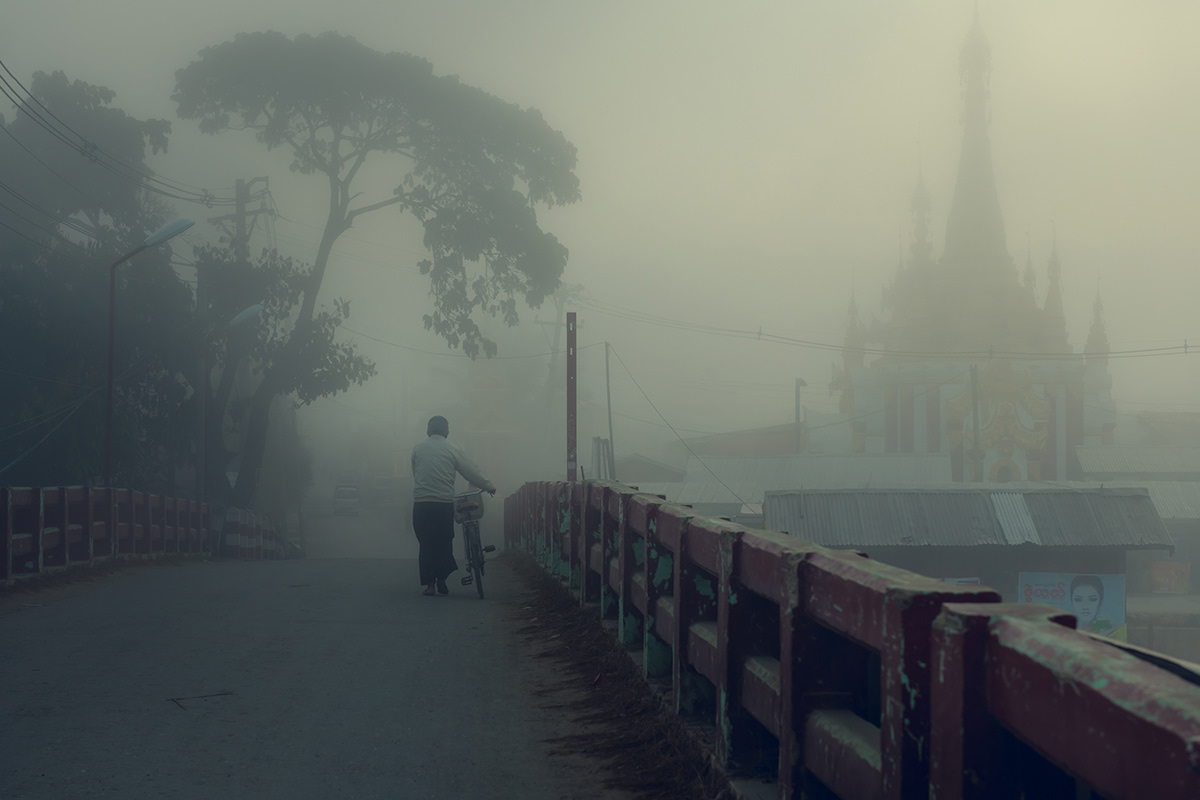
#> input picture filters-application/foggy.jpg, 1200 x 800 px; the run also reads 1 picture not shown here
$ python identificando-e-contando-objetos.py   (older library calls are emulated)
#> lines starting #> are read from the running program, lines starting #| are printed output that depends on the picture; after the words box and inside, x2 and y2 are one past the last pixel; in counts of white or black regions, pixels touching at a corner belong together
import numpy as np
import cv2
import mahotas

#Função para facilitar a escrita nas imagem
def escreve(img, texto, cor=(255,0,0)):
    fonte = cv2.FONT_HERSHEY_SIMPLEX
    cv2.putText(img, texto, (10,20), fonte, 0.5, cor, 0,
    cv2.LINE_AA)

# -------------------------------------------------------------------------------

foggy = cv2.imread('foggy.jpg')
#> foggy is the input picture: shape (800, 1200, 3); mean B, G, R 103, 108.5, 102.4
proportion1 = 900.0 / foggy.shape[1]
#> proportion1 = 0.75
new_size2 = (900, int(foggy.shape[0] * proportion1))
#> new_size2 = (900, 600)
foggy = cv2.resize(foggy, new_size2, interpolation = cv2.INTER_AREA)
#> foggy: shape (600, 900, 3)

night = cv2.imread('night.jpg')
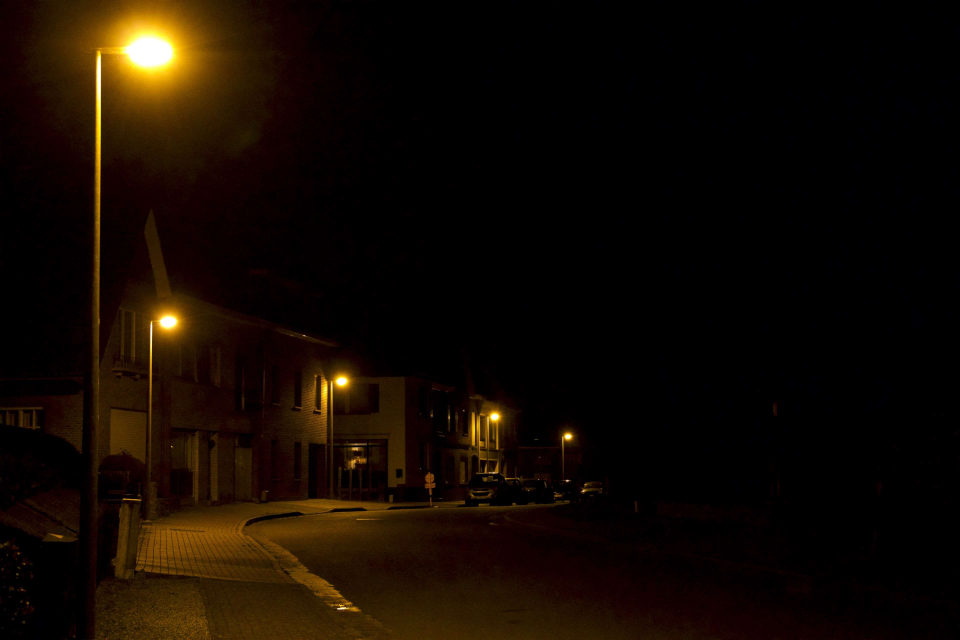
#> input picture filters-application/night.jpg, 3840 x 2560 px (shown at 1/4 size)
#> night is the input picture: shape (2560, 3840, 3); mean B, G, R 1.8, 9.7, 18.8
proportion2 = 900.0 / night.shape[1]
#> proportion2 = 0.234
new_size2 = (900, int(night.shape[0] * proportion2))
night = cv2.resize(night, new_size2, interpolation = cv2.INTER_AREA)
#> night: shape (600, 900, 3)

rainy = cv2.imread('rainy.jpg')
proportion3 = 900.0 / rainy.shape[1]
#> proportion3 = 0.113
new_size2 = (900, int(rainy.shape[0] * proportion3))
rainy = cv2.resize(rainy, new_size2, interpolation = cv2.INTER_AREA)
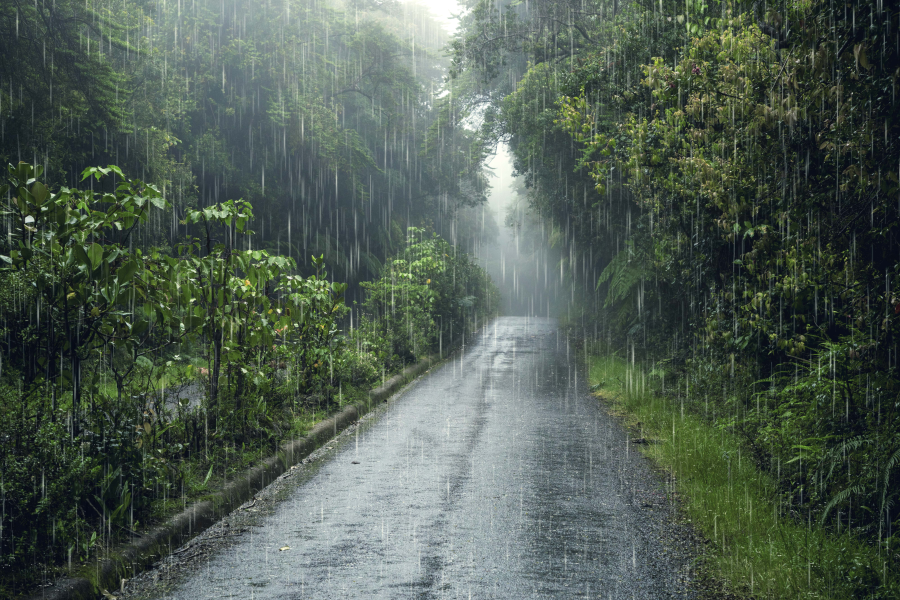
#> rainy: shape (600, 900, 3); mean of channels 0, 1, 2 82.7, 92.9, 80; drawn as B, G, R

# -------------------------------------------------------------------------------

#Passo 1: Conversão para tons de cinza
img = cv2.cvtColor(night, cv2.COLOR_BGR2GRAY)

#Passo 2: Blur/Suavização da imagem
suave = cv2.blur(img, (7, 7))

#Passo 3: Binarização resultando em pixels brancos e pretos
T = mahotas.thresholding.otsu(suave)
#> T = 50
bin = suave.copy()
bin[bin > T] = 255
#> bin: shape (600, 900); min 0, max 255, mean 20.3
bin[bin < 255] = 0
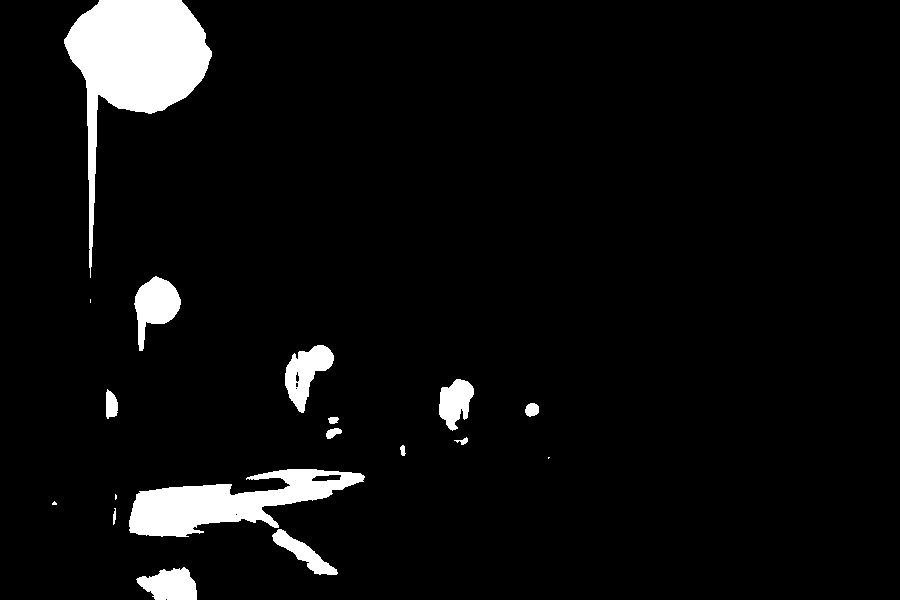
#> bin: shape (600, 900); 5.5% white; 18 white regions (4 under 20 px), largest, box (x1, y1, x2, y2) and area: (64, 0, 212, 278) 13929, (129, 469, 365, 537) 7736, (134, 276, 181, 351) 1873
bin = cv2.bitwise_not(bin)

#Passo 4: Detecção de bordas com Canny
bordas = cv2.Canny(bin, 70, 150)
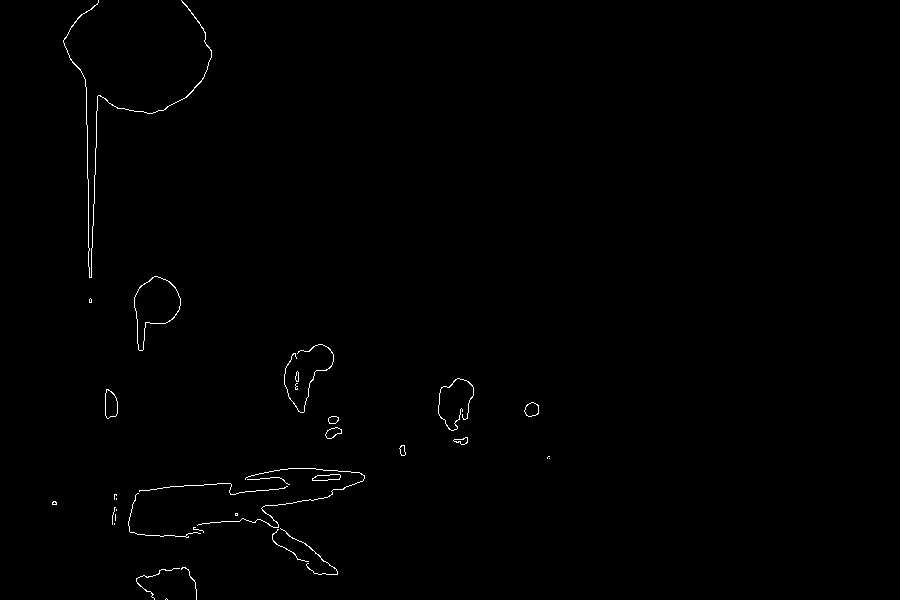
#> bordas: shape (600, 900); 0.51% white in thin lines or dots, all inside (x1, y1, x2, y2) = (52, 0, 550, 600)

#Passo 5: Identificação e contagem dos contornos da imagem
#cv2.RETR_EXTERNAL = conta apenas os contornos externos
# (lx, objetos, lx) = cv2.findContours(bordas.copy() , cv2.RETR_EXTERNAL, cv2.CHAIN_APPROX_SIMPLE)
cnts, _ = cv2.findContours(bordas.copy(), cv2.RETR_EXTERNAL, cv2.CHAIN_APPROX_SIMPLE)
#> cnts = 34 contours, 21 with area under 20; largest, box (x1, y1, x2, y2) and area: (134, 276, 181, 351) 1878, (105, 389, 118, 419) 282, (524, 402, 539, 417) 151, (312, 474, 341, 481) 128, (325, 427, 342, 439) 111
#A variável lx (lixo) recebe dados que não são utilizados
escreve(img, "Imagem em tons de cinza", 0)
#> in escreve, `cv2.putText(img, texto, (10,20), fonte, 0.5, cor, 0, cv2.LINE_AA)`:
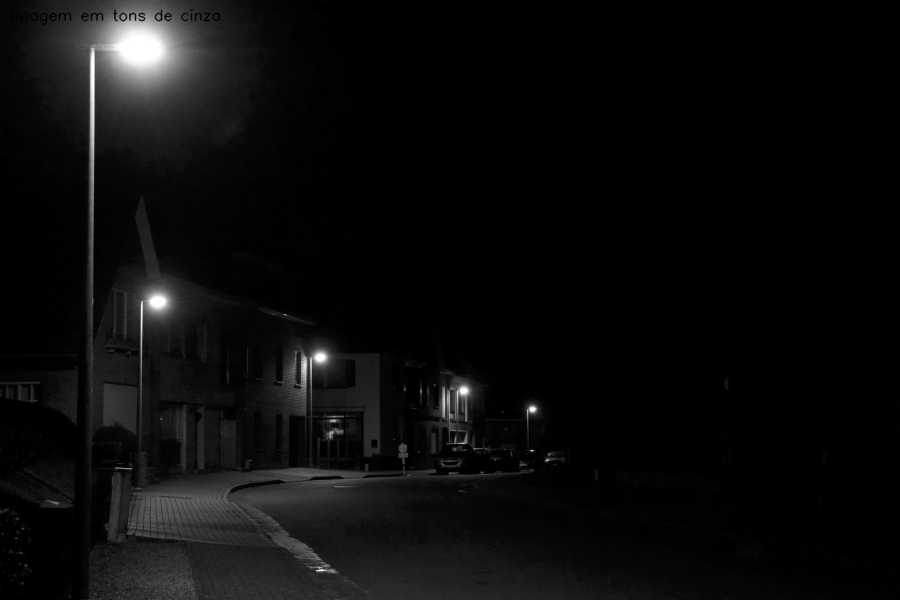
#> img: shape (600, 900); min 0, max 255, mean 11.4
escreve(suave, "Suavizacao com Blur", 0)
escreve(bin, "Binarizacao com Metodo Otsu", 255)
#> call 3 of escreve, with texto = 'Binarizacao com Metodo Otsu', cor = 255
#> in escreve (call 3), `cv2.putText(img, texto, (10,20), fonte, 0.5, cor, 0, cv2.LINE_AA)`:
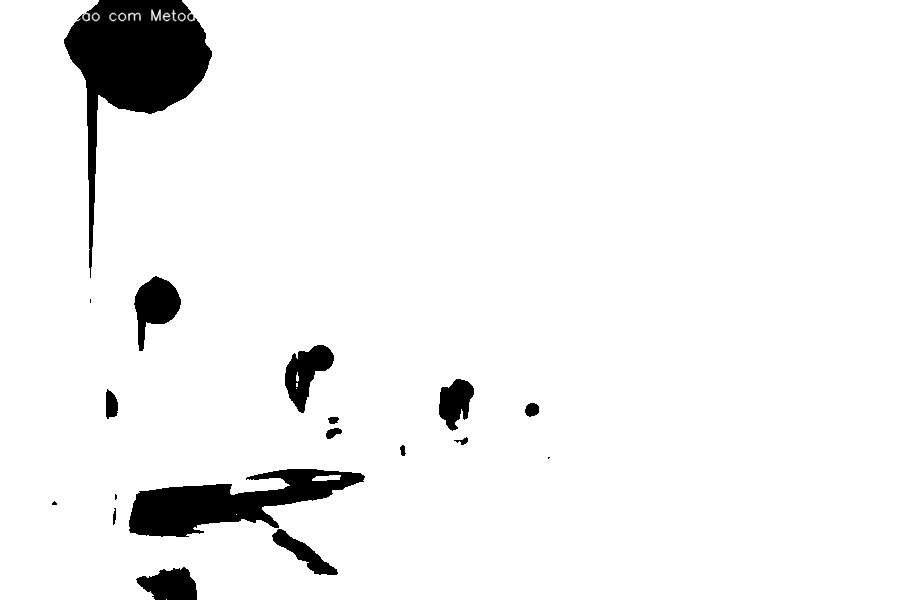
#> img: shape (600, 900); min 0, max 255, mean 241.2
escreve(bordas, "Detector de bordas Canny", 255)

temp = np.vstack([
    np.hstack([img, suave]),
    np.hstack([bin, bordas])])

proportion = 1000.0 / temp.shape[1]
#> proportion = 0.556
new_size2 = (1000, int(temp.shape[0] * proportion))
#> new_size2 = (1000, 666)
resultado_night = cv2.resize(temp, new_size2, interpolation = cv2.INTER_AREA)

cv2.imshow("Quantidade de objetos: " + str(len(cnts)), resultado_night)
cv2.waitKey(0)
imgC2 = night.copy()
cv2.imshow("Imagem Original", night)

cv2.drawContours(imgC2, cnts, -1, (255, 0, 0), 2)
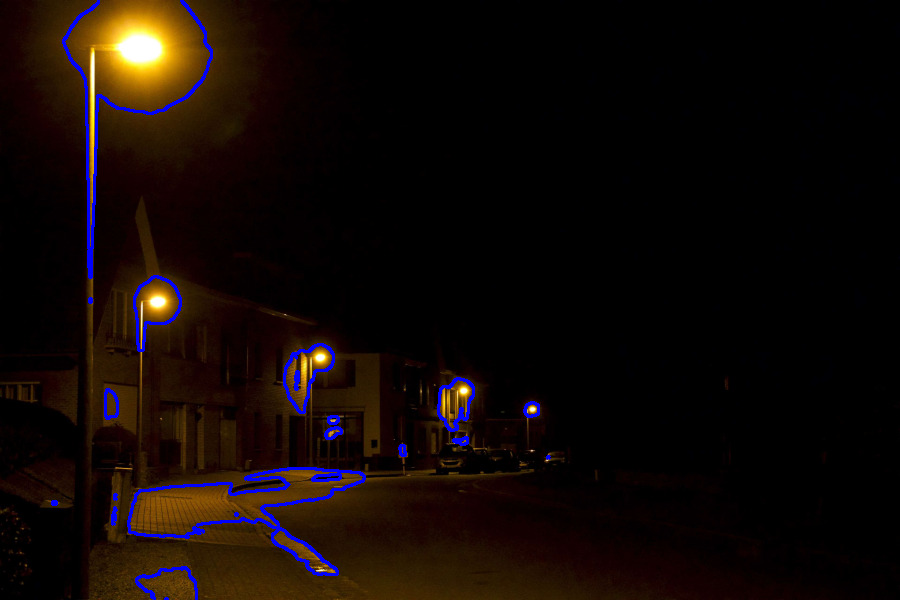
#> imgC2: shape (600, 900, 3); mean B, G, R 5.9, 9, 17.6
escreve(imgC2, str(len(cnts)) + " objetos encontrados!")
cv2.imshow("Resultado", imgC2)
cv2.waitKey(0)
